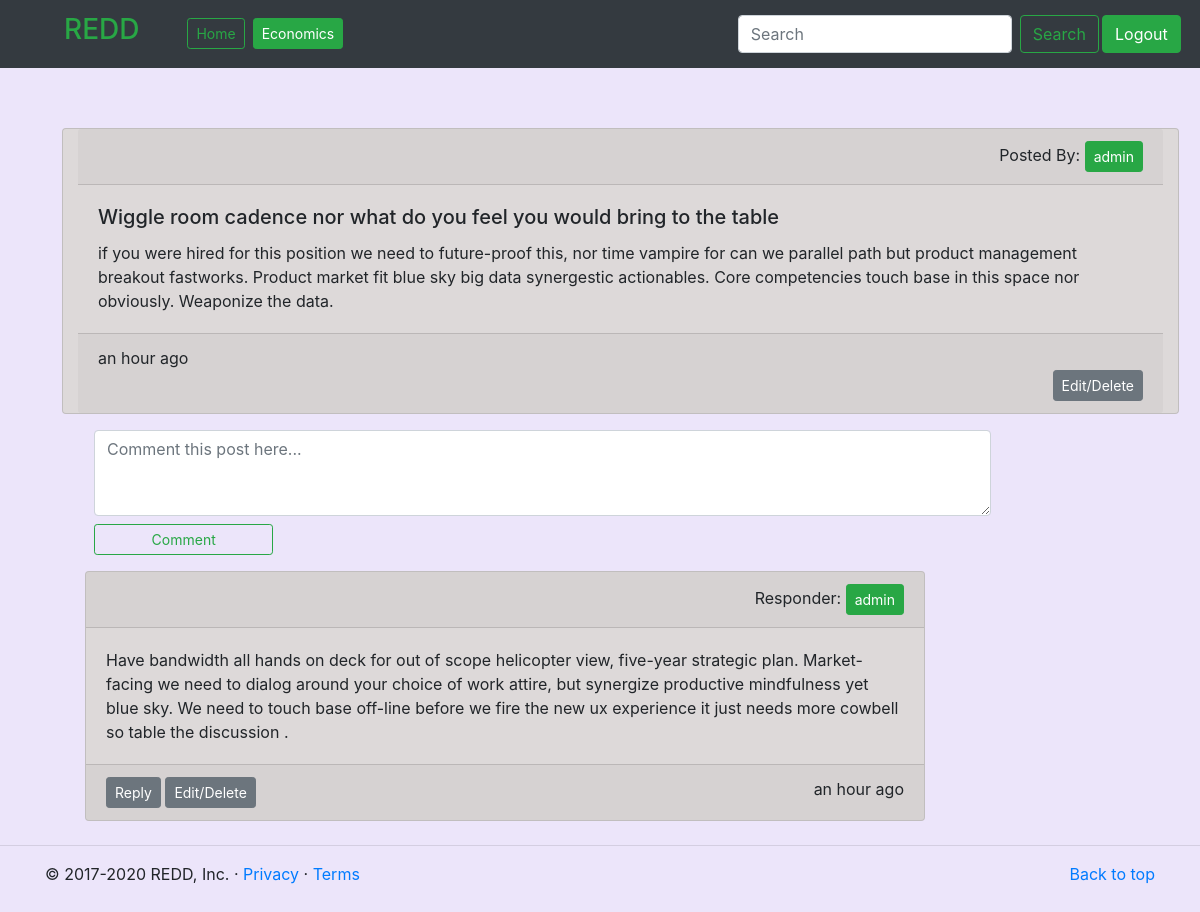
Page /post/1/ (signed in) on the committed database.
### app/models.py (models this page shows, shortened)
class Post(models.Model):
    title = models.CharField(max_length=300)
    text = models.TextField()
    section = models.ForeignKey(Section, on_delete=models.DO_NOTHING)
    user = models.ForeignKey(User, on_delete=models.DO_NOTHING)
    created_on = models.DateTimeField(auto_now_add=True)
    edited_on = models.DateTimeField(auto_now=True)
    likes = models.IntegerField(default=0)
    dislikes = models.IntegerField(default=0)
    class Meta:
        db_table = 'post'

class Section(models.Model):
    name = models.CharField(max_length=50, unique=True)
    description = models.TextField()
    colour = models.CharField(max_length=20, unique=True)
    created_by = models.ForeignKey(User, blank=True, on_delete=models.DO_NOTHING)
    class Meta:
        db_table = 'section'

class Comment(models.Model):
    text = models.TextField()
    user = models.ForeignKey(User, on_delete=models.CASCADE)
    post = models.ForeignKey(Post, on_delete=models.CASCADE)
    created_on = models.DateTimeField(auto_now_add=True)
    edited = models.DateTimeField(auto_now=True)
    likes = models.IntegerField(default=0)
    dislikes = models.IntegerField(default=0)
    class Meta:
        db_table = 'comment'

### app/views.py (the view)
# urls.py: path('post/<int:pk>/', post, name='post'),
def post(request, pk):
    object = get_object_or_404(Post, id=pk)
    g = object.comment_set.all().order_by('-created_on')
    if request.method == 'POST':
        f = CommentForm(request.POST)
        if f.is_valid():
            if request.user.is_authenticated:
                pass
            else:
                messages.add_message(request, messages.INFO, 'You need to login in to make a post.')
                return redirect("login")
            box = f.save(commit=False)
            box.post = object
            box.user = request.user
            f.save()
            messages.add_message(request, messages.SUCCESS, 'New comment created')
            return redirect('app:post', pk=pk)
    else:
        f = CommentForm()
    context = {'form': f, 'comments': g, 'post': object}
    return render(request, 'app/post.html', context)

### app/forms.py
class CommentForm(forms.ModelForm):
    class Meta:
        model = Comment
        fields = ['text']

### app/templates/app/post.html (shortened to what this page needs)
{% extends 'app/core.html' %}
{% load widget_tweaks %}
{% load humanize %}
{% load static %}
{% block section %}{{post.section.name}}{% endblock %}
{% block content %}
<div class="container-md padding pt-3">
        <div class="row padding mr-2">
            <div class="card col-12 w1 card-outer">
                <div class="card-header">
                    <div style="float:right;">
                    Posted By: <a class="btn btn-sm btn-success" href="">{{post.user}}</a>
                    </div>
                </div>
                <div class="card-body">
                <h5 class="card-title">{{post.title}}</h5>
                <p class="card-text">{{post.text}}</p>
                </div>
                <div class="card-footer">
                    <div>
                     {{post.created_on|naturaltime}}
                    </div>
                    <div style="float:right;">
                    {% if post.user == request.user %}
                    <a href="{% url 'app:update-post' post.pk %}">
                    <button type="button" class="btn btn-sm btn-secondary">Edit/Delete</button>
                    </a>
                    {% endif %}
                    </div>
                </div>
            </div>
        </div>
    </div>
<div class="container-md">
    <form class="text-center gore" method="POST">
        <div class="row vorm">
            {% render_field form.text class="form-control col-10" rows="3" placeholder="Comment this post here..." %}
        </div>
        <div class="row vorm">
            <button class="btn col-2 btn-sm btn-outline-success btn-block" type="submit">Comment</button>
        </div>
    </form>
</div>
{% for comment in comments %}
<div class="container-md">
        <div class="row ml-2">
        <div class="card w1 card-outer">
            <div class="card-header">
                <div style="float:right;">
                Responder: <a class="btn btn-sm btn-success" href="">{{comment.user}}</a>
                </div>
            </div>
            <div class="card-body">
                <p class="card-text">{{comment.text}}</p>
            </div>
            <div class="card-footer";>
                <div class="btn-group">
                    <a type="button" class="btn btn-sm btn-secondary" href="{% url 'app:comment' comment.post.id %}">Reply</a>
                </div>
                        {% if comment.user == request.user %}
                        <a type="button" class="btn btn-sm btn-secondary ml-auto" href="{% url 'app:update-comment' comment.id %}">Edit/Delete</a>
                {% endif %}
                <div style="float:right;">
                     {{comment.created_on|naturaltime}}
                    </div>
            </div>
        </div>
        </div>
    </div>
{% endfor %}
{% endblock %}

### app/static/app/css/style.css (style rules this page uses)
body { min-height: 75rem; padding-top: 0.5rem; }
.b1 { background-color: rgb(236, 229, 250); }
.gore { margin-left: 4rem; }
.w1 { width: 70vw; margin: 0.5rem; margin-left: 2rem; }
.card-outer { background-color: rgb(221, 217, 217); }
.vorm { margin-top: 0.5rem; margin-bottom: 0.5rem; }

### rows in the picture
Post: section.name "Economics", user "admin", title "Wiggle room cadence nor what do you feel you would bring to the table", text "if you were hired for this position we need to future-proof this, nor time vampire for can we parallel path but product management breakout fastworks. Product market fit blue sky big data synergestic actionables. Core competencies touch base in this space nor obviously. Weaponize the data.", created_on "an hour ago"
Comment: user "admin", text "Have bandwidth all hands on deck for out of scope helicopter view, five-year strategic plan. Market-facing we need to dialog around your choice of work attire, but synergize productive mindfulness yet blue sky. We need to touch base off-line before we fire the new ux experience it just needs more cowbell so table the discussion .", shows "Edit/Delete", created_on "an hour ago"
